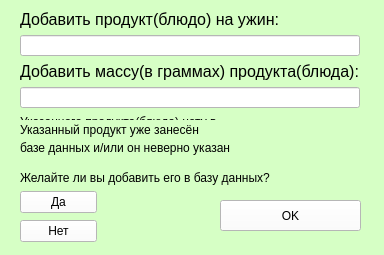
<?xml version="1.0" encoding="UTF-8"?>
<ui version="4.0">
 <class>Supper_dialog</class>
 <widget class="QWidget" name="Supper_dialog">
  <property name="geometry">
   <rect>
    <x>0</x>
    <y>0</y>
    <width>384</width>
    <height>255</height>
   </rect>
  </property>
  <property name="minimumSize">
   <size>
    <width>384</width>
    <height>255</height>
   </size>
  </property>
  <property name="maximumSize">
   <size>
    <width>384</width>
    <height>255</height>
   </size>
  </property>
  <property name="windowTitle">
   <string>Добавление продукта на ужин</string>
  </property>
  <property name="styleSheet">
   <string notr="true">background-color: #d6ffc5</string>
  </property>
  <widget class="QWidget" name="layoutWidget">
   <property name="enabled">
    <bool>true</bool>
   </property>
   <property name="geometry">
    <rect>
     <x>20</x>
     <y>190</y>
     <width>77</width>
     <height>54</height>
    </rect>
   </property>
   <layout class="QVBoxLayout" name="dialog_layout">
    <item>
     <widget class="QPushButton" name="yes_btn">
      <property name="enabled">
       <bool>true</bool>
      </property>
      <property name="styleSheet">
       <string notr="true">background-color: rgb(255, 255, 255)</string>
      </property>
      <property name="text">
       <string>Да</string>
      </property>
     </widget>
    </item>
    <item>
     <widget class="QPushButton" name="no_btn">
      <property name="enabled">
       <bool>true</bool>
      </property>
      <property name="styleSheet">
       <string notr="true">background-color: rgb(255, 255, 255)</string>
      </property>
      <property name="text">
       <string>Нет</string>
      </property>
     </widget>
    </item>
   </layout>
  </widget>
  <widget class="QLabel" name="error_label">
   <property name="geometry">
    <rect>
     <x>20</x>
     <y>110</y>
     <width>221</width>
     <height>51</height>
    </rect>
   </property>
   <property name="text">
    <string>&lt;html&gt;&lt;head/&gt;&lt;body&gt;&lt;p&gt;&lt;span style=&quot; font-size:9pt;&quot;&gt;Указанного продукта(блюда) нету в&lt;/span&gt;&lt;/p&gt;&lt;p&gt;&lt;span style=&quot; font-size:9pt;&quot;&gt;базе данных и/или он неверно указан&lt;/span&gt;&lt;/p&gt;&lt;/body&gt;&lt;/html&gt;</string>
   </property>
  </widget>
  <widget class="QLabel" name="dialog_label">
   <property name="geometry">
    <rect>
     <x>20</x>
     <y>170</y>
     <width>261</width>
     <height>16</height>
    </rect>
   </property>
   <property name="text">
    <string>&lt;html&gt;&lt;head/&gt;&lt;body&gt;&lt;p&gt;&lt;span style=&quot; font-size:9pt;&quot;&gt;Желайте ли вы добавить его в базу данных?&lt;/span&gt;&lt;/p&gt;&lt;/body&gt;&lt;/html&gt;</string>
   </property>
  </widget>
  <widget class="QWidget" name="layoutWidget_2">
   <property name="geometry">
    <rect>
     <x>20</x>
     <y>10</y>
     <width>340</width>
     <height>98</height>
    </rect>
   </property>
   <layout class="QVBoxLayout" name="Supper_layout">
    <item>
     <widget class="QLabel" name="label">
      <property name="text">
       <string>&lt;html&gt;&lt;head/&gt;&lt;body&gt;&lt;p&gt;&lt;span style=&quot; font-size:12pt;&quot;&gt;Добавить продукт(блюдо) на ужин:&lt;/span&gt;&lt;/p&gt;&lt;/body&gt;&lt;/html&gt;</string>
      </property>
     </widget>
    </item>
    <item>
     <widget class="QLineEdit" name="product">
      <property name="styleSheet">
       <string notr="true">background-color: rgb(255, 255, 255)</string>
      </property>
     </widget>
    </item>
    <item>
     <widget class="QLabel" name="label_2">
      <property name="text">
       <string>&lt;html&gt;&lt;head/&gt;&lt;body&gt;&lt;p&gt;&lt;span style=&quot; font-size:12pt;&quot;&gt;Добавить массу(в граммах) продукта(блюда):&lt;/span&gt;&lt;/p&gt;&lt;/body&gt;&lt;/html&gt;</string>
      </property>
     </widget>
    </item>
    <item>
     <widget class="QLineEdit" name="m_product">
      <property name="styleSheet">
       <string notr="true">background-color: rgb(255, 255, 255)</string>
      </property>
     </widget>
    </item>
   </layout>
  </widget>
  <widget class="QPushButton" name="ok_btn">
   <property name="geometry">
    <rect>
     <x>220</x>
     <y>200</y>
     <width>141</width>
     <height>31</height>
    </rect>
   </property>
   <property name="styleSheet">
    <string notr="true">background-color: rgb(255, 255, 255)</string>
   </property>
   <property name="text">
    <string>OK</string>
   </property>
  </widget>
  <widget class="QLabel" name="label_3">
   <property name="geometry">
    <rect>
     <x>20</x>
     <y>120</y>
     <width>201</width>
     <height>21</height>
    </rect>
   </property>
   <property name="text">
    <string>&lt;html&gt;&lt;head/&gt;&lt;body&gt;&lt;p&gt;&lt;span style=&quot; font-size:9pt;&quot;&gt;Указанный продукт уже занесён&lt;/span&gt;&lt;/p&gt;&lt;/body&gt;&lt;/html&gt;</string>
   </property>
  </widget>
 </widget>
 <resources/>
 <connections/>
</ui>
